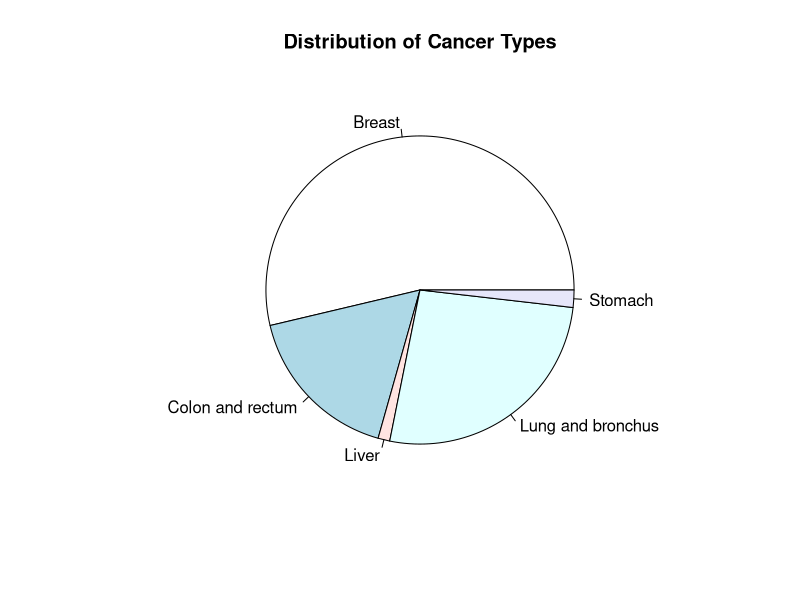
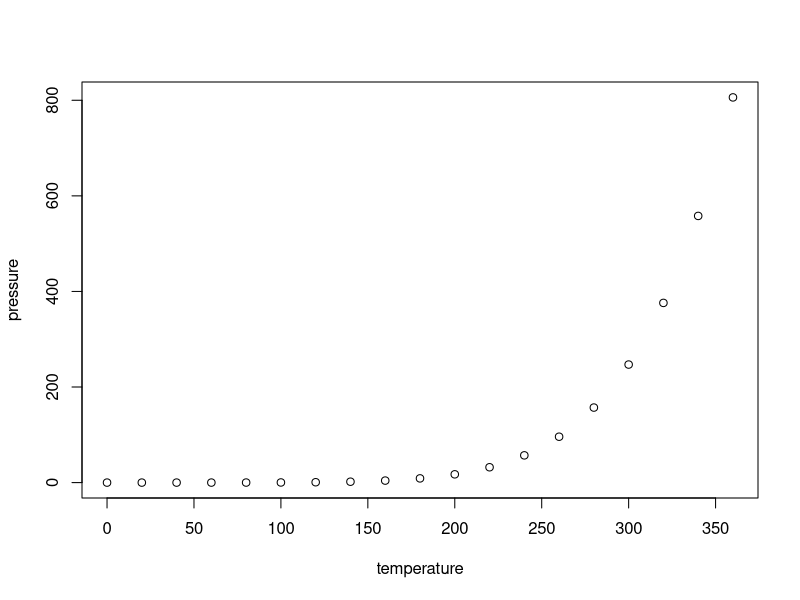

R code for these plots, in order:
## ---- chunk 1
knitr::opts_chunk$set(echo = TRUE)
## ---- chunk 2
library(dplyr)
library(tidyr)
library(tidyverse)
## ---- chunk 3
age_data <- read.csv("../data/filtered/age_data.csv") 

type_data <- read_csv("../data/filtered/canc_type_data.csv")
type_data

filtered_data2 <- type_data %>%
      filter(GEO == "Alberta") %>%
      mutate(VALUE = round(Percentage, 2))

    # Create pie chart
pie(filtered_data2$Percentage, 
    labels = filtered_data2$Cancer_type, 
    main = "Distribution of Cancer Types")

## ---- chunk 4
plot(pressure)
